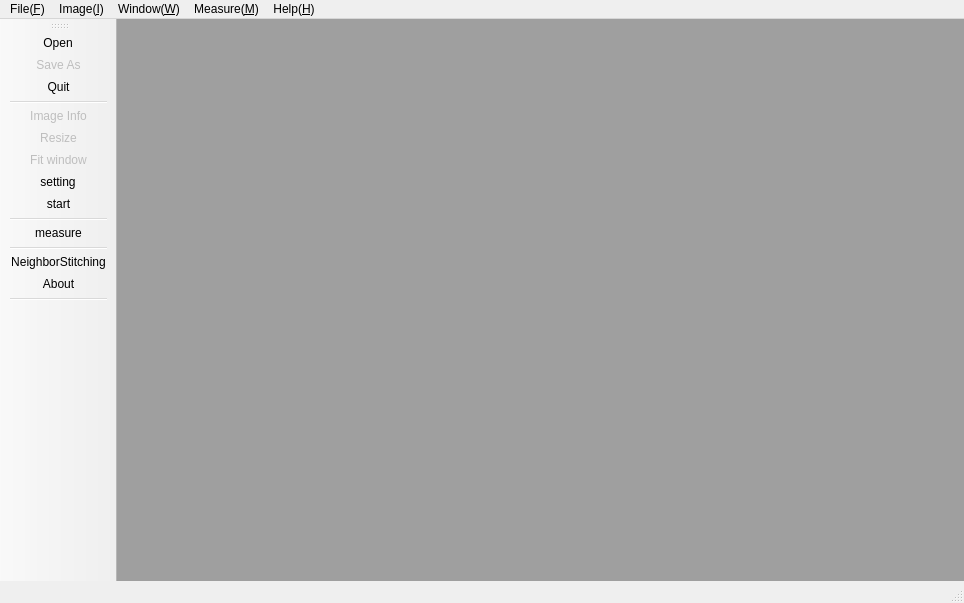
<?xml version="1.0" encoding="UTF-8"?>
<ui version="4.0">
 <class>MainWindow</class>
 <widget class="QMainWindow" name="MainWindow">
  <property name="geometry">
   <rect>
    <x>0</x>
    <y>0</y>
    <width>964</width>
    <height>603</height>
   </rect>
  </property>
  <property name="windowTitle">
   <string>Image Stitching</string>
  </property>
  <property name="windowIcon">
   <iconset>
    <normaloff>images/bridge.png</normaloff>images/bridge.png</iconset>
  </property>
  <widget class="QWidget" name="centralWidget">
   <widget class="QMdiArea" name="mdiArea">
    <property name="geometry">
     <rect>
      <x>-10</x>
      <y>-10</y>
      <width>1991</width>
      <height>1121</height>
     </rect>
    </property>
   </widget>
  </widget>
  <widget class="QMenuBar" name="menuBar">
   <property name="geometry">
    <rect>
     <x>0</x>
     <y>0</y>
     <width>964</width>
     <height>26</height>
    </rect>
   </property>
   <widget class="QMenu" name="menuFile">
    <property name="title">
     <string>File(&amp;F)</string>
    </property>
    <addaction name="actionOpen"/>
    <addaction name="actionSave"/>
    <addaction name="separator"/>
    <addaction name="actionRevert"/>
    <addaction name="separator"/>
    <addaction name="actionQuit"/>
   </widget>
   <widget class="QMenu" name="menuImage">
    <property name="title">
     <string>Image(&amp;I)</string>
    </property>
    <addaction name="actionImage_Info"/>
    <addaction name="separator"/>
    <addaction name="actionResize"/>
    <addaction name="separator"/>
    <addaction name="actionFit_window"/>
    <addaction name="separator"/>
    <addaction name="actionParameter_setting"/>
    <addaction name="actionStart"/>
    <addaction name="separator"/>
    <addaction name="actiongenerating_data"/>
    <addaction name="separator"/>
    <addaction name="actionNeighbor_stitch"/>
   </widget>
   <widget class="QMenu" name="menuHelp">
    <property name="title">
     <string>Help(&amp;H)</string>
    </property>
    <addaction name="actionAbout"/>
   </widget>
   <widget class="QMenu" name="menuWindow">
    <property name="title">
     <string>Window(&amp;W)</string>
    </property>
    <addaction name="actionTile"/>
    <addaction name="actionCascade"/>
    <addaction name="separator"/>
   </widget>
   <widget class="QMenu" name="menuMeasure_M">
    <property name="title">
     <string>Measure(&amp;M)</string>
    </property>
    <addaction name="actionMeasure"/>
   </widget>
   <addaction name="menuFile"/>
   <addaction name="menuImage"/>
   <addaction name="menuWindow"/>
   <addaction name="menuMeasure_M"/>
   <addaction name="menuHelp"/>
  </widget>
  <widget class="QToolBar" name="toolBar">
   <property name="windowTitle">
    <string>Image operations</string>
   </property>
   <property name="orientation">
    <enum>Qt::Vertical</enum>
   </property>
   <attribute name="toolBarArea">
    <enum>LeftToolBarArea</enum>
   </attribute>
   <attribute name="toolBarBreak">
    <bool>false</bool>
   </attribute>
   <addaction name="actionOpen"/>
   <addaction name="actionSave"/>
   <addaction name="actionQuit"/>
   <addaction name="separator"/>
   <addaction name="actionImage_Info"/>
   <addaction name="actionResize"/>
   <addaction name="actionFit_window"/>
   <addaction name="actionParameter_setting"/>
   <addaction name="actionStart"/>
   <addaction name="separator"/>
   <addaction name="actionMeasure"/>
   <addaction name="separator"/>
   <addaction name="actionNeighborStitching"/>
   <addaction name="actionAbout"/>
   <addaction name="separator"/>
  </widget>
  <widget class="QStatusBar" name="statusBar"/>
  <action name="actionOpen">
   <property name="text">
    <string>Open...</string>
   </property>
   <property name="statusTip">
    <string>Open an image from a file</string>
   </property>
   <property name="shortcut">
    <string>Ctrl+O</string>
   </property>
  </action>
  <action name="actionInvert">
   <property name="enabled">
    <bool>false</bool>
   </property>
   <property name="text">
    <string>Negate</string>
   </property>
   <property name="statusTip">
    <string>Negate the image color</string>
   </property>
  </action>
  <action name="actionSharpen">
   <property name="enabled">
    <bool>false</bool>
   </property>
   <property name="text">
    <string>Sharpen</string>
   </property>
   <property name="statusTip">
    <string>Sharpen the image</string>
   </property>
  </action>
  <action name="actionSmooth">
   <property name="enabled">
    <bool>false</bool>
   </property>
   <property name="text">
    <string>Smooth</string>
   </property>
   <property name="statusTip">
    <string>Smooth the image</string>
   </property>
  </action>
  <action name="actionZoom">
   <property name="enabled">
    <bool>false</bool>
   </property>
   <property name="text">
    <string>Zoom...</string>
   </property>
   <property name="statusTip">
    <string>Change the viewing zoom</string>
   </property>
   <property name="shortcut">
    <string>Ctrl+Shift+Z</string>
   </property>
  </action>
  <action name="actionAbout">
   <property name="text">
    <string>About</string>
   </property>
   <property name="statusTip">
    <string>About this program</string>
   </property>
   <property name="shortcut">
    <string>F1</string>
   </property>
   <property name="menuRole">
    <enum>QAction::AboutRole</enum>
   </property>
  </action>
  <action name="actionQuit">
   <property name="text">
    <string>Quit</string>
   </property>
   <property name="statusTip">
    <string>Exit the program</string>
   </property>
   <property name="menuRole">
    <enum>QAction::QuitRole</enum>
   </property>
  </action>
  <action name="actionTile">
   <property name="text">
    <string>Tile</string>
   </property>
   <property name="statusTip">
    <string>Tile the image windows</string>
   </property>
  </action>
  <action name="actionCascade">
   <property name="text">
    <string>Cascade</string>
   </property>
   <property name="statusTip">
    <string>Cascade the image windows</string>
   </property>
  </action>
  <action name="actionSave">
   <property name="enabled">
    <bool>false</bool>
   </property>
   <property name="text">
    <string>Save As...</string>
   </property>
   <property name="statusTip">
    <string>Save the image</string>
   </property>
   <property name="shortcut">
    <string>Ctrl+S</string>
   </property>
  </action>
  <action name="actionImage_Info">
   <property name="checkable">
    <bool>true</bool>
   </property>
   <property name="enabled">
    <bool>false</bool>
   </property>
   <property name="text">
    <string>Image Info</string>
   </property>
   <property name="statusTip">
    <string>Show information about the image</string>
   </property>
  </action>
  <action name="actionRevert">
   <property name="enabled">
    <bool>false</bool>
   </property>
   <property name="text">
    <string>Revert...</string>
   </property>
   <property name="statusTip">
    <string>Revert back to the file on disk</string>
   </property>
  </action>
  <action name="actionCrop">
   <property name="enabled">
    <bool>false</bool>
   </property>
   <property name="text">
    <string>Crop</string>
   </property>
   <property name="statusTip">
    <string>Crop the image based on the selection</string>
   </property>
  </action>
  <action name="actionColor_Adjust">
   <property name="enabled">
    <bool>false</bool>
   </property>
   <property name="text">
    <string>Color Adjust...</string>
   </property>
  </action>
  <action name="actionResize">
   <property name="enabled">
    <bool>false</bool>
   </property>
   <property name="text">
    <string>Resize...</string>
   </property>
   <property name="statusTip">
    <string>Resize the image</string>
   </property>
  </action>
  <action name="actionFit_window">
   <property name="enabled">
    <bool>false</bool>
   </property>
   <property name="text">
    <string>Fit window</string>
   </property>
  </action>
  <action name="actionParameter_setting">
   <property name="text">
    <string>setting</string>
   </property>
  </action>
  <action name="actionStart">
   <property name="text">
    <string>start</string>
   </property>
  </action>
  <action name="actionMeasure">
   <property name="text">
    <string>measure</string>
   </property>
  </action>
  <action name="actionNeighborStitching">
   <property name="text">
    <string>NeighborStitching</string>
   </property>
  </action>
  <action name="actiongenerating_data">
   <property name="text">
    <string>generating data </string>
   </property>
  </action>
  <action name="actionNeighbor_stitch">
   <property name="text">
    <string>Neighbor stitch</string>
   </property>
  </action>
 </widget>
 <layoutdefault spacing="6" margin="11"/>
 <resources/>
 <connections>
  <connection>
   <sender>actionQuit</sender>
   <signal>triggered()</signal>
   <receiver>MainWindow</receiver>
   <slot>close()</slot>
   <hints>
    <hint type="sourcelabel">
     <x>-1</x>
     <y>-1</y>
    </hint>
    <hint type="destinationlabel">
     <x>199</x>
     <y>149</y>
    </hint>
   </hints>
  </connection>
  <connection>
   <sender>actionOpen</sender>
   <signal>triggered()</signal>
   <receiver>MainWindow</receiver>
   <slot>doOpen()</slot>
   <hints>
    <hint type="sourcelabel">
     <x>-1</x>
     <y>-1</y>
    </hint>
    <hint type="destinationlabel">
     <x>199</x>
     <y>149</y>
    </hint>
   </hints>
  </connection>
  <connection>
   <sender>actionAbout</sender>
   <signal>triggered()</signal>
   <receiver>MainWindow</receiver>
   <slot>doAbout()</slot>
   <hints>
    <hint type="sourcelabel">
     <x>-1</x>
     <y>-1</y>
    </hint>
    <hint type="destinationlabel">
     <x>455</x>
     <y>12</y>
    </hint>
   </hints>
  </connection>
  <connection>
   <sender>actionSave</sender>
   <signal>triggered()</signal>
   <receiver>MainWindow</receiver>
   <slot>doSave()</slot>
   <hints>
    <hint type="sourcelabel">
     <x>-1</x>
     <y>-1</y>
    </hint>
    <hint type="destinationlabel">
     <x>199</x>
     <y>149</y>
    </hint>
   </hints>
  </connection>
  <connection>
   <sender>actionImage_Info</sender>
   <signal>triggered()</signal>
   <receiver>MainWindow</receiver>
   <slot>doInfo()</slot>
   <hints>
    <hint type="sourcelabel">
     <x>-1</x>
     <y>-1</y>
    </hint>
    <hint type="destinationlabel">
     <x>20</x>
     <y>20</y>
    </hint>
   </hints>
  </connection>
  <connection>
   <sender>actionResize</sender>
   <signal>triggered()</signal>
   <receiver>MainWindow</receiver>
   <slot>doResize()</slot>
   <hints>
    <hint type="sourcelabel">
     <x>-1</x>
     <y>-1</y>
    </hint>
    <hint type="destinationlabel">
     <x>199</x>
     <y>149</y>
    </hint>
   </hints>
  </connection>
  <connection>
   <sender>MainWindow</sender>
   <signal>imageEditable(bool)</signal>
   <receiver>actionSave</receiver>
   <slot>setEnabled(bool)</slot>
   <hints>
    <hint type="sourcelabel">
     <x>20</x>
     <y>20</y>
    </hint>
    <hint type="destinationlabel">
     <x>-1</x>
     <y>-1</y>
    </hint>
   </hints>
  </connection>
  <connection>
   <sender>MainWindow</sender>
   <signal>imageEditable(bool)</signal>
   <receiver>actionImage_Info</receiver>
   <slot>setEnabled(bool)</slot>
   <hints>
    <hint type="sourcelabel">
     <x>20</x>
     <y>20</y>
    </hint>
    <hint type="destinationlabel">
     <x>-1</x>
     <y>-1</y>
    </hint>
   </hints>
  </connection>
  <connection>
   <sender>MainWindow</sender>
   <signal>imageEditable(bool)</signal>
   <receiver>actionResize</receiver>
   <slot>setEnabled(bool)</slot>
   <hints>
    <hint type="sourcelabel">
     <x>20</x>
     <y>20</y>
    </hint>
    <hint type="destinationlabel">
     <x>-1</x>
     <y>-1</y>
    </hint>
   </hints>
  </connection>
  <connection>
   <sender>actionFit_window</sender>
   <signal>triggered()</signal>
   <receiver>MainWindow</receiver>
   <slot>doFillWindow()</slot>
   <hints>
    <hint type="sourcelabel">
     <x>-1</x>
     <y>-1</y>
    </hint>
    <hint type="destinationlabel">
     <x>270</x>
     <y>200</y>
    </hint>
   </hints>
  </connection>
  <connection>
   <sender>MainWindow</sender>
   <signal>imageEditable(bool)</signal>
   <receiver>actionFit_window</receiver>
   <slot>setEnabled(bool)</slot>
   <hints>
    <hint type="sourcelabel">
     <x>270</x>
     <y>200</y>
    </hint>
    <hint type="destinationlabel">
     <x>-1</x>
     <y>-1</y>
    </hint>
   </hints>
  </connection>
  <connection>
   <sender>actionParameter_setting</sender>
   <signal>triggered()</signal>
   <receiver>MainWindow</receiver>
   <slot>parameter_setting()</slot>
   <hints>
    <hint type="sourcelabel">
     <x>-1</x>
     <y>-1</y>
    </hint>
    <hint type="destinationlabel">
     <x>343</x>
     <y>218</y>
    </hint>
   </hints>
  </connection>
  <connection>
   <sender>actionStart</sender>
   <signal>triggered()</signal>
   <receiver>MainWindow</receiver>
   <slot>start()</slot>
   <hints>
    <hint type="sourcelabel">
     <x>-1</x>
     <y>-1</y>
    </hint>
    <hint type="destinationlabel">
     <x>343</x>
     <y>218</y>
    </hint>
   </hints>
  </connection>
  <connection>
   <sender>mdiArea</sender>
   <signal>subWindowActivated(QMdiSubWindow*)</signal>
   <receiver>MainWindow</receiver>
   <slot>doChangeImage(QMdiSubWindow*)</slot>
   <hints>
    <hint type="sourcelabel">
     <x>419</x>
     <y>270</y>
    </hint>
    <hint type="destinationlabel">
     <x>199</x>
     <y>149</y>
    </hint>
   </hints>
  </connection>
  <connection>
   <sender>actionTile</sender>
   <signal>triggered()</signal>
   <receiver>mdiArea</receiver>
   <slot>tileSubWindows()</slot>
   <hints>
    <hint type="sourcelabel">
     <x>-1</x>
     <y>-1</y>
    </hint>
    <hint type="destinationlabel">
     <x>419</x>
     <y>270</y>
    </hint>
   </hints>
  </connection>
  <connection>
   <sender>actionCascade</sender>
   <signal>triggered()</signal>
   <receiver>mdiArea</receiver>
   <slot>cascadeSubWindows()</slot>
   <hints>
    <hint type="sourcelabel">
     <x>-1</x>
     <y>-1</y>
    </hint>
    <hint type="destinationlabel">
     <x>419</x>
     <y>270</y>
    </hint>
   </hints>
  </connection>
  <connection>
   <sender>actionMeasure</sender>
   <signal>triggered()</signal>
   <receiver>MainWindow</receiver>
   <slot>domeasure()</slot>
   <hints>
    <hint type="sourcelabel">
     <x>-1</x>
     <y>-1</y>
    </hint>
    <hint type="destinationlabel">
     <x>293</x>
     <y>66</y>
    </hint>
   </hints>
  </connection>
  <connection>
   <sender>actionNeighborStitching</sender>
   <signal>triggered()</signal>
   <receiver>MainWindow</receiver>
   <slot>neighbor_image_searching()</slot>
   <hints>
    <hint type="sourcelabel">
     <x>-1</x>
     <y>-1</y>
    </hint>
    <hint type="destinationlabel">
     <x>481</x>
     <y>301</y>
    </hint>
   </hints>
  </connection>
  <connection>
   <sender>actiongenerating_data</sender>
   <signal>triggered()</signal>
   <receiver>MainWindow</receiver>
   <slot>generating_data()</slot>
   <hints>
    <hint type="sourcelabel">
     <x>-1</x>
     <y>-1</y>
    </hint>
    <hint type="destinationlabel">
     <x>481</x>
     <y>301</y>
    </hint>
   </hints>
  </connection>
  <connection>
   <sender>actionNeighbor_stitch</sender>
   <signal>triggered()</signal>
   <receiver>MainWindow</receiver>
   <slot>neighbor_image_searching()</slot>
   <hints>
    <hint type="sourcelabel">
     <x>-1</x>
     <y>-1</y>
    </hint>
    <hint type="destinationlabel">
     <x>481</x>
     <y>301</y>
    </hint>
   </hints>
  </connection>
 </connections>
 <slots>
  <signal>imageEditable(bool)</signal>
  <slot>doOpen()</slot>
  <slot>doNegate()</slot>
  <slot>doSharpen()</slot>
  <slot>doAbout()</slot>
  <slot>doChangeImage(QMdiSubWindow*)</slot>
  <slot>doSave()</slot>
  <slot>doZoom()</slot>
  <slot>doInfo()</slot>
  <slot>doCrop()</slot>
  <slot>doRevert()</slot>
  <slot>doSmooth()</slot>
  <slot>doSliders()</slot>
  <slot>doResize()</slot>
  <slot>doFillWindow()</slot>
  <slot>parameter_setting()</slot>
  <slot>start()</slot>
  <slot>domeasure()</slot>
  <slot>neighbor_image_searching()</slot>
  <slot>generating_data()</slot>
 </slots>
</ui>
